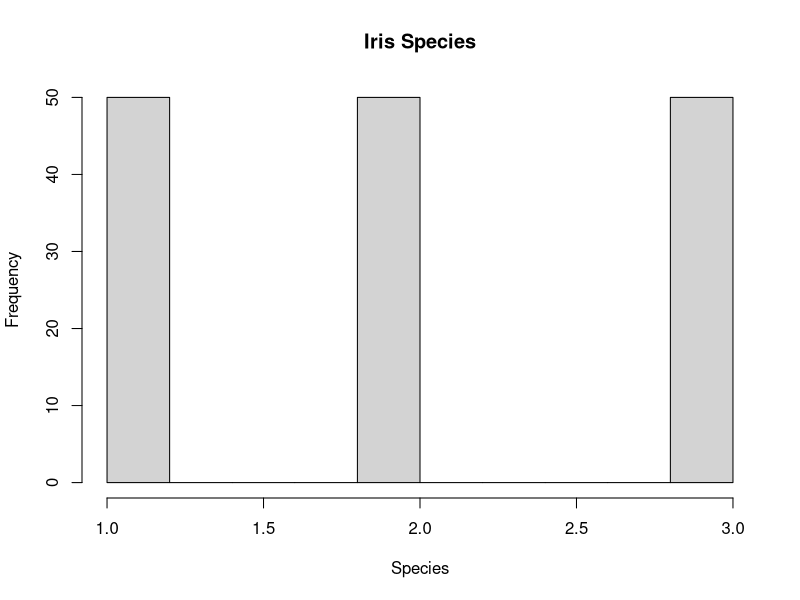
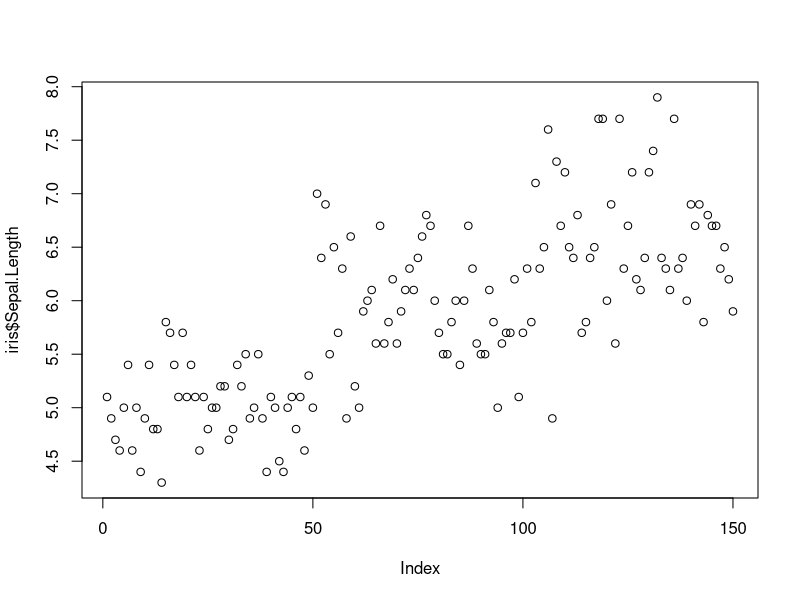
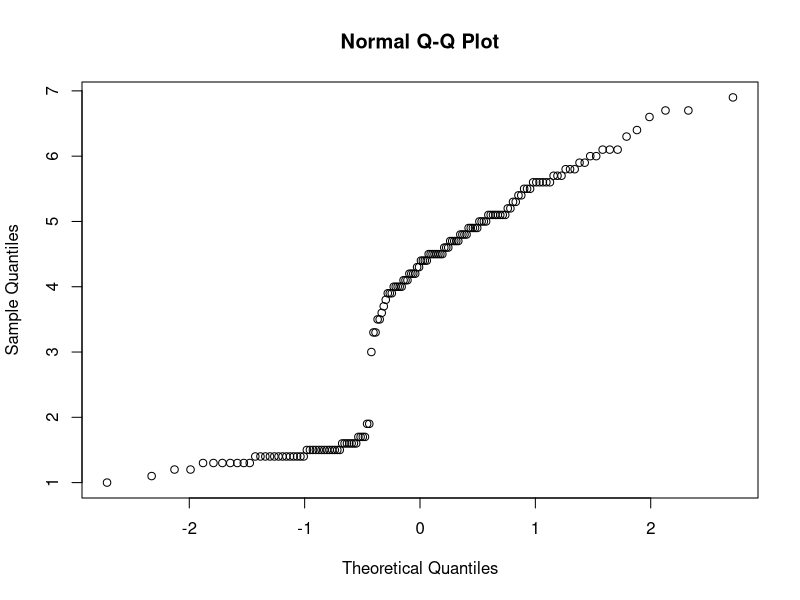
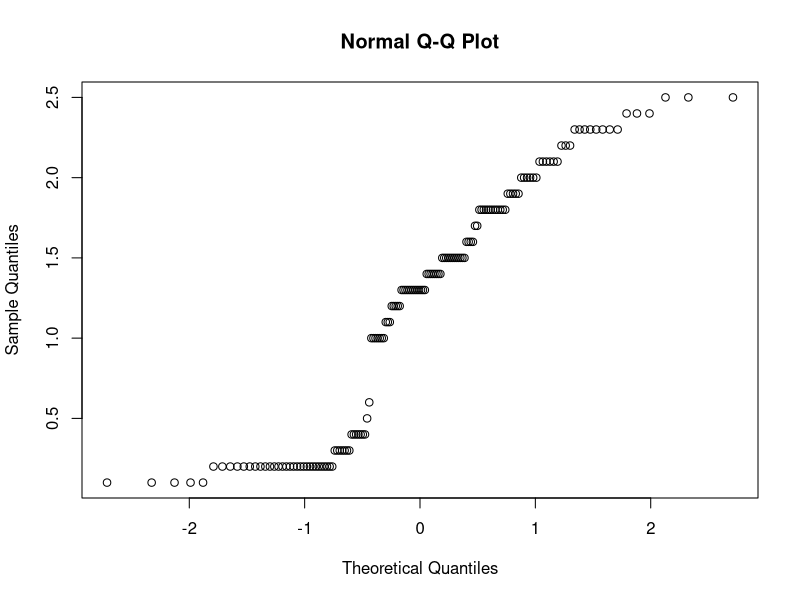

Write R code to recreate these figures, in order. (Note: this script raises an error after producing the figures.)
iris$Species <- as.factor(iris$Species)

iris$SpeciesName <- iris$Species

iris$Species <- as.numeric(iris$Species)

hist(iris$Species, main = "Iris Species", xlab = "Species")

plot(iris$Sepal.Length)

qqnorm(iris$Petal.Length)

qqnorm(iris$Petal.Width)

set.seed(123)

trainSize <- round(nrow(iris)*0.2)

testSize <- nrow(iris) - trainSize

trainSize

training_indices <- sample(seq_len(nrow(iris)), size = trainSize)

set.seed(405)

trainSet <- iris[training_indices, ]

testSet <- iris[- training_indices, ]

LinearIrisModel <- lm(trainSet$Petal.Width ~ testSet$Petal.Length)

LinearIrisModel <- lm(trainSet$Petal.Width ~ trainSet$Petal.Length)

summary(LinearIrisModel)

PredictionIris <- predict(LinearIrisModel)

PredictionIris

plot(PredictionIris)

plot(iris)

plot(iris$Petal.Length)

plot(iris$Petal.Length, iris$Petal.Width,
     main = "Petal Length vs Width", col= c("red", "green", "blue")[unclass(iris$Species)],
     xlab = "Petal Length", ylab = "Petal Width")

abline(lsfit(iris$Petal.Length, iris$Petal.Width)$coefficients, col= "black")

legend("topright", c("1", "2", "3"), col=c("red", "green", "blue"), 
       cex = 0.8, fill = c("red", "green", "blue"))

plot(PredictionIris)

plot(testSet$PredictedLength, testSet$Petal.Width,
     main = "Predicted Petal Length vs Width", col= c("red", "green", "blue")[unclass(testSet$Species)],
     xlab = "Petal Length", ylab = "Petal Width")

legend("topright", c("1", "2", "3"), col=c("red", "green", "blue"), 
       cex = 0.8, fill = c("red", "green", "blue"))
